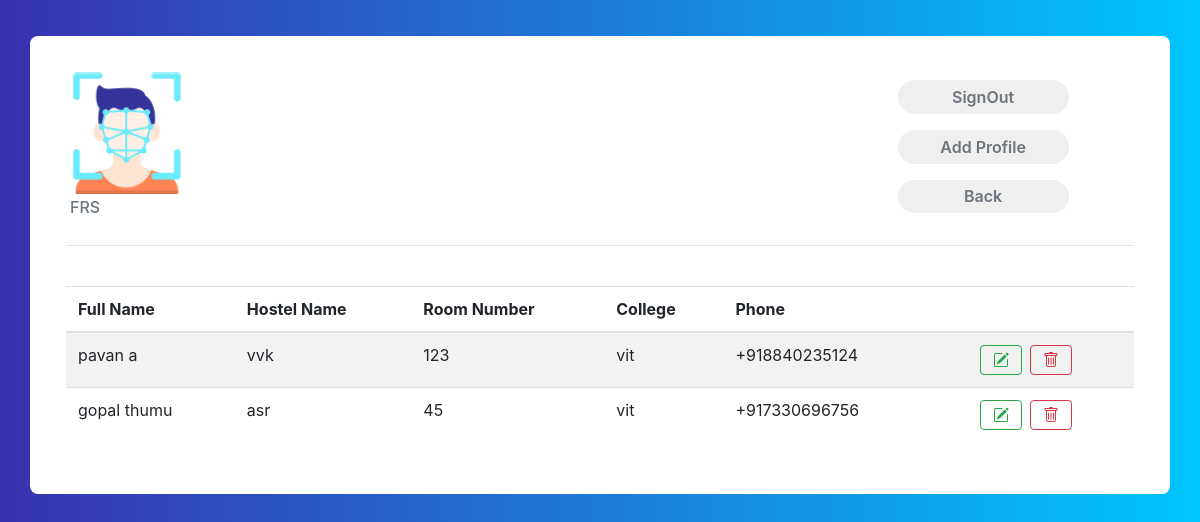
Page /profiles/ (signed in) on the committed database.
### core/models.py (models this page shows, shortened)
class Profile(models.Model):
    first_name = models.CharField(max_length=70)
    last_name = models.CharField(max_length=70)
    date = models.DateField()
    phone = models.BigIntegerField(primary_key=True)
    parentphone=models.BigIntegerField(null=True)
    email = models.EmailField()
    roomno = models.IntegerField()
    address = models.CharField(max_length=500,null=True)
    college = models.CharField(max_length=200)
    course = models.CharField(max_length=200,null=True)
    hostelname = models.CharField(choices=types,max_length=20,null=True,blank=False,default='employee')
    hosteltype=models.CharField(choices=H_types,max_length=20,null=True,blank=False,default='non_ac')
    present = models.BooleanField(default=False)
    image = models.ImageField()
    updated = models.DateTimeField(auto_now=True)
    shift = models.TimeField(default=datetime.time(20, 45))

### core/views.py (the view)
# urls.py: path('profiles/', profiles, name= 'profiles'),
@login_required
def profiles(request):
    profiles = Profile.objects.all()
    context = {
        'profiles': profiles
    }
    return render(request, 'core/profiles.html', context)

### core/templates/core/profiles.html (shortened to what this page needs)
{% extends "core/base.html" %}
{% load static %}
{% block content %}
{% if request.user.is_superuser %}
<head>
</head>
<div class="container emp-profile">
    <div class="row">
        <div class="col-md-3">
            <img src="{% static 'img/fcicon.png'%}" alt="" width="50%">
            <h6 class="text-muted p-1"> FRS</h6>
        </div>
        <div class="col-md-6">
        </div>
        <div class="col-md-3">
            <a   href="{% url 'signout' %}"><input type="submit" class="profile-edit-btn m-2 "
                name="btnAddMore" value="SignOut" /></a>
            <a href="{% url 'add_profile' %}"><input type="submit" class="profile-edit-btn m-2 " name="btnAddMore"
                    value="Add Profile" /></a>
            <a   href="{% url 'index' %}"><input type="submit" class="profile-edit-btn m-2 "
                        name="btnAddMore" value="Back" /></a>
        </div>
    </div>
    <hr>
    <div class="tab-content" id="myTabContent">
        <br>
        <table class="table table-striped ">
            <thead>
                <tr>
                    <th scope="col">Full Name</th>
                    <th scope="col">Hostel Name</th>
                    <th scope="col">Room Number</th>
                    <th scope="col">College</th>
                    <th scope="col">Phone</th>
                    <th scope="col"> </th>
                    <th scope="col"> </th>
                </tr>
            </thead>
            <tbody>
                {% for profile in profiles %}
                <tr>
                    <td>{{profile.first_name}} {{profile.last_name}}</td>
                    <td>{{profile.hostelname}}</td>
                    <td>{{profile.roomno}}</td>
                    <td>{{profile.college}}</td>
                    <td>+91{{profile.phone}}</td>
                    <td></td>
                    <td>
                        <div class="btn-group btn-group-toggle">
                            <a href="{% url 'edit_profile' profile.phone %}">
                                <button type="button" class="btn btn-outline-success mr-1">
                                </button>
                            </a>
                            <a href="{% url 'delete_profile' profile.phone %}">
                                <button type="button" class="btn btn-outline-danger ml-1">
                                </button>
                            </a>
                        </div>
                    </td>
                </tr>
                {% endfor%}
            </tbody>
        </table>
    </div>
</div>
{%else%}
<center><h1>Access Denied!!!</h1></center>
{% endif %}
{% endblock content %}

### static/css/details.css (style rules this page uses)
.emp-profile { padding: 3%; margin-top: 3%; margin-bottom: 3%; border-radius: 0.5rem; background: #fff; }
.profile-edit-btn { border: none; border-radius: 1.5rem; width: 70%; padding: 2%; font-weight: 600; color: #6c757d; cursor: pointer; }

### static/css/body.css (style rules this page uses)
body { background: -webkit-linear-gradient(left, #3931af, #00c6ff); }

### rows in the picture
Profile: first_name "pavan", last_name "a", hostelname "vvk", roomno "123", college "vit", phone "8840235124"
Profile: first_name "gopal", last_name "thumu", hostelname "asr", roomno "45", college "vit", phone "7330696756"
